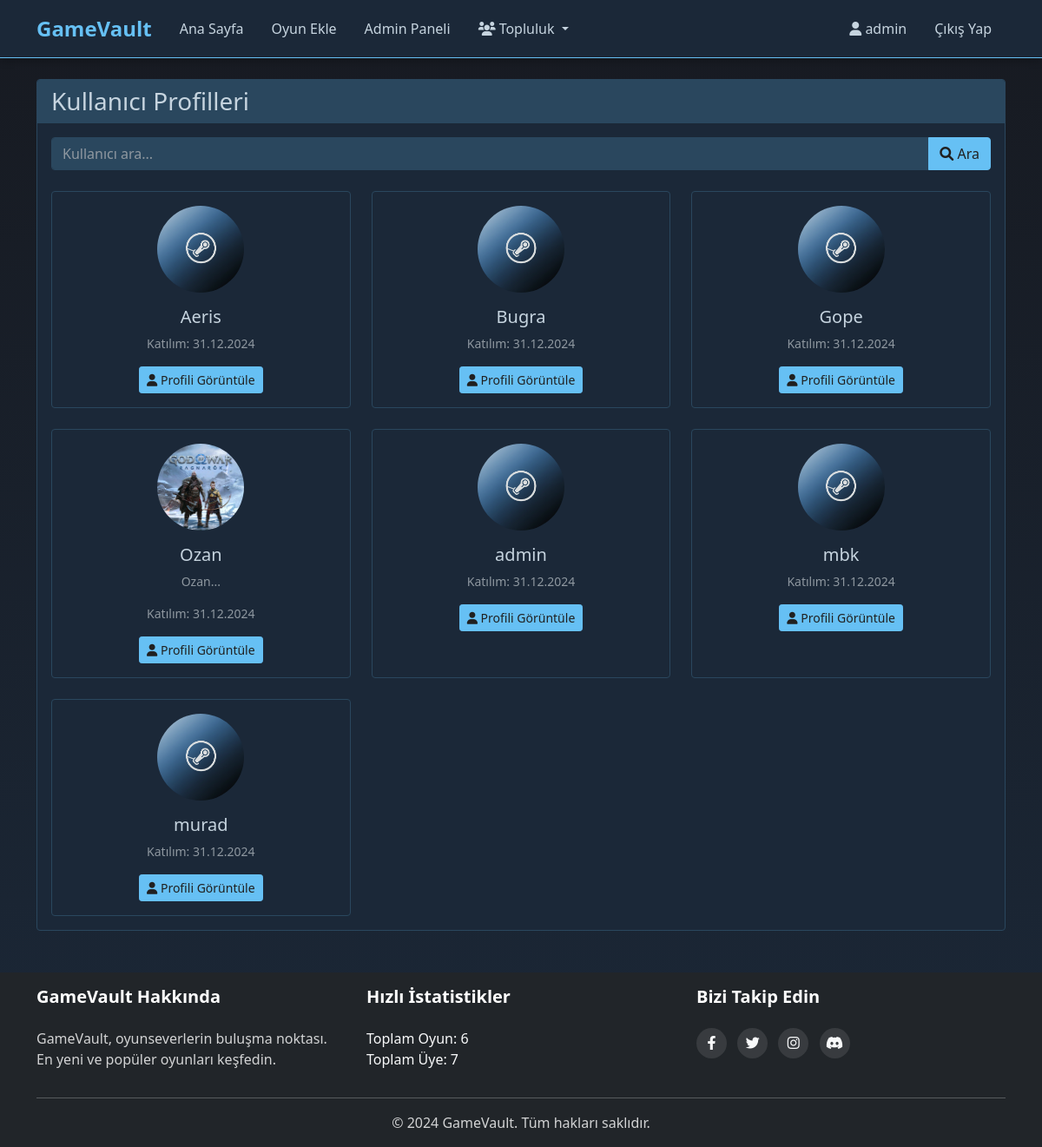
The page /profiles.php (signed in) on the database its author committed.
### tables this page shows
CREATE TABLE "users" (
                id INTEGER PRIMARY KEY AUTOINCREMENT,
                username TEXT NOT NULL UNIQUE,
                email TEXT NOT NULL UNIQUE,
                password TEXT NOT NULL,
                is_admin INTEGER DEFAULT 0,
                profile_image TEXT DEFAULT 'default.jpg',
                bio TEXT,
                join_date DATETIME DEFAULT CURRENT_TIMESTAMP,
                last_seen DATETIME,
                favorite_game TEXT,
                steam_profile TEXT,
                total_comments INTEGER DEFAULT 0,
                total_likes INTEGER DEFAULT 0
            );

### profiles.php (the view, shortened to what this page needs)
<?php
$db = Database::getInstance()->getConnection();
$users = [];
$search = isset($_GET['search']) ? trim($_GET['search']) : '';
try {
    if (!empty($search)) {
        $stmt = $db->prepare("
            SELECT id, username, profile_image, bio, join_date
            FROM users
            WHERE username LIKE ? OR bio LIKE ?
            ORDER BY username ASC
        ");
        $searchParam = "%{$search}%";
        $stmt->execute([$searchParam, $searchParam]);
    } else {
        $stmt = $db->prepare("
            SELECT id, username, profile_image, bio, join_date
            FROM users
            ORDER BY username ASC
        ");
        $stmt->execute();
    }
    $users = $stmt->fetchAll();
} catch(PDOException $e) {
    $error = 'Kullanıcılar yüklenirken bir hata oluştu.';
}
include 'includes/header.php';
?>
<div class="container mt-4">
    <div class="row">
        <div class="col-md-12">
            <div class="card">
                <div class="card-header">
                    <h3 class="mb-0">Kullanıcı Profilleri</h3>
                </div>
                <div class="card-body">
                    <form method="GET" action="" class="mb-4">
                        <div class="input-group">
                            <input type="text" class="form-control" name="search"
                                   placeholder="Kullanıcı ara..."
                                   value="<?php echo htmlspecialchars($search); ?>">
                            <button class="btn btn-primary" type="submit">
                                <i class="fas fa-search"></i> Ara
                            </button>
                        </div>
                    </form>
                    <div class="row row-cols-1 row-cols-md-3 g-4">
                        <?php foreach ($users as $user): ?>
                            <div class="col">
                                <div class="card h-100">
                                    <div class="card-body text-center">
                                        <img src="<?php echo !empty($user['profile_image']) ? htmlspecialchars($user['profile_image']) : 'uploads/profiles/default.jpg'; ?>"
                                             class="rounded-circle mb-3"
                                             style="width: 100px; height: 100px; object-fit: cover;">
                                        <h5 class="card-title">
                                            <?php echo htmlspecialchars($user['username']); ?>
                                        </h5>
                                        <?php if (!empty($user['bio'])): ?>
                                            <p class="card-text text-muted small">
                                                <?php echo mb_substr(htmlspecialchars($user['bio']), 0, 100); ?>...
                                            </p>
                                        <?php endif; ?>
                                        <p class="card-text small text-muted">
                                            Katılım: <?php echo date('d.m.Y', strtotime($user['join_date'])); ?>
                                        </p>
                                        <a href="view_profile.php?id=<?php echo $user['id']; ?>"
                                           class="btn btn-primary btn-sm">
                                            <i class="fas fa-user"></i> Profili Görüntüle
                                        </a>
                                    </div>
                                </div>
                            </div>
                        <?php endforeach; ?>
                    </div>
                </div>
            </div>
        </div>
    </div>
</div>
<?php include 'includes/footer.php'; ?>

### css/style.css (style rules this page uses)
:root { --primary-bg: #171a21; --secondary-bg: #1b2838; --content-bg: #2a475e; --text-color: #c6d4df; --text-muted: #8f98a0; --text-hover: #ffffff; --primary-accent: #66c0f4; --secondary-accent: #1999ff; --success: #a4d007; --danger: #cc3d3d; --card-bg: #1b2838; --card-border: #2a475e; --card-hover: #2a475e; }
body { background-color: var(--primary-bg) !important; color: var(--text-color) !important; }
.card { background-color: var(--card-bg); border: 1px solid var(--card-border); transition: all 0.3s ease; }
.card-body { color: var(--text-color); }
.btn-primary { background-color: var(--primary-accent) !important; border-color: var(--primary-accent) !important; color: #202020 !important; }
.form-control, .form-select { background-color: var(--content-bg) !important; border-color: var(--card-border) !important; color: var(--text-color) !important; }
::placeholder { color: var(--text-muted) !important; opacity: 1; }
html, body { min-height: 100vh; display: flex; flex-direction: column; background: linear-gradient(to bottom, var(--primary-bg), var(--secondary-bg)) !important; }
.container { flex: 1; }
html, body { height: 100%; }
body { display: flex; flex-direction: column; min-height: 100vh; }
.form-control, .form-select { background-color: var(--content-bg); border: 1px solid var(--card-border); color: var(--text-color); }
.card { background-color: var(--card-bg) !important; border: 1px solid var(--card-border) !important; }
.card-header { background-color: var(--content-bg) !important; border-bottom: 1px solid var(--card-border) !important; color: var(--text-color) !important; }
.card-body { color: var(--text-color) !important; }
.form-control { background-color: var(--content-bg) !important; border: 1px solid var(--card-border) !important; color: var(--text-color) !important; }
.text-muted { color: var(--text-muted) !important; }
a { color: var(--primary-accent) !important; }
::placeholder { color: var(--text-muted) !important; opacity: 0.7; }

### rows shown on the page
users: profile_image (placeholder picture), username "Aeris", join_date "31.12.2024"
users: profile_image (placeholder picture), username "Bugra", join_date "31.12.2024"
users: profile_image (placeholder picture), username "Gope", join_date "31.12.2024"
users: profile_image (picture), username "Ozan", bio "Ozan", join_date "31.12.2024"
users: profile_image (placeholder picture), username "admin", join_date "31.12.2024"
users: profile_image (placeholder picture), username "mbk", join_date "31.12.2024"
users: profile_image (placeholder picture), username "murad", join_date "31.12.2024"

### other values the page prints
$_SESSION['username'] "admin"
$total_games "6"
$total_users "7"
